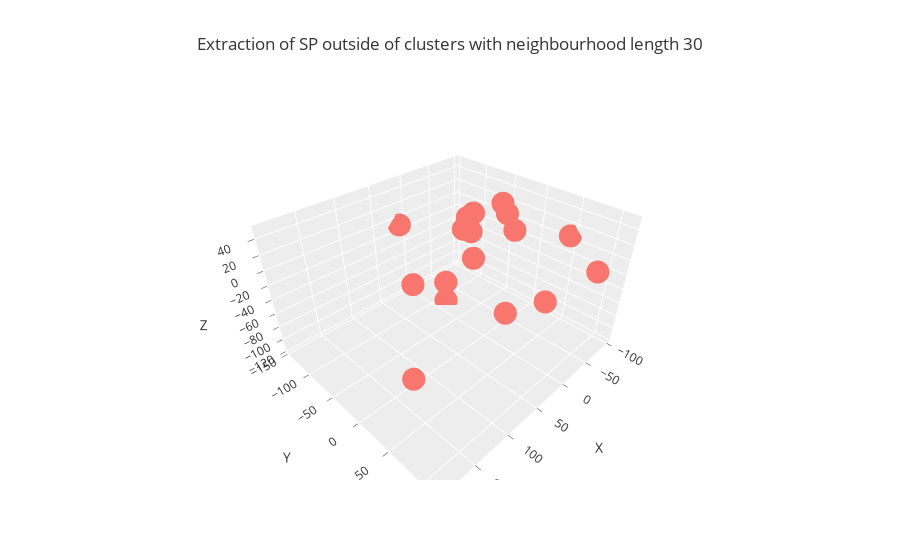

The notebook cell saved with this chart:
### Markdown cell above
With a neighbourhood of radius 30, we obtain 17 maximally diverse SPs as seen below

### Code cell
extract_cluster(30)[2]
extract_cluster(30)[3]

### Figure 1 — Plotly figure (JSON) as saved in the notebook; plotly's stock layout.template omitted (floating-point values rounded to 4 significant figures)
{"data": [{"hovertemplate": "<b>%{hovertext}</b><br><br>X=%{x}<br>Y=%{y}<br>Z=%{z}<extra></extra>", "hovertext": ["sp_O31097_PHYC_BACIU:0-23", "sp_P00648_RNBR_BACAM:0-40", "sp_P29141_SUBV_BACSU:0-33", "sp_P94449_PEL2_BACIU:0-29", "sp_Q45670_THES_BACSJ:0-29", "sp_D4G3R4_WAPA_BACNB:0-50", "sp_P39899_NPRB_BACSU:0-33", "sp_P05806_NPRE_BACCE:0-32", "sp_Q9RMZ0_Y6545_BACAN:0-33", "sp_P05655_SACB_BACSU:0-34", "sp_P39597_EFEN_BACSU:0-50", "sp_Q6YK37_XYNC_BACIU:0-38", "sp_Q03091_BSN1_BACAM:0-31", "sp_O07532_LYTF_BACSU:0-31", "sp_O32041_YRVJ_BACSU:0-32", "sp_P06832_NPRE_BACAM:0-32", "sp_P68569_BDBA_BACSU:0-31"], "legendgroup": "", "marker": {"color": "#F8766D", "opacity": 1, "symbol": "circle"}, "mode": "markers", "name": "", "scene": "scene", "showlegend": false, "type": "scatter3d", "x": [-25.2, 15.5, 3.073, 191.6, -97.82, -36.15, 12.05, -14.21, 45.24, 68.13, 6.247, -44.29, 102.3, 13.77, -21.84, -81.4, -44.77], "y": [2.871, 41.91, -23.39, 86.49, 45.83, -61.44, -24.23, -86.3, 16.45, -2.126, 38.1, -19.39, -16.52, -146.1, -61.89, 34.39, 113.6], "z": [46.45, -52.34, 47.9, 2.44, 6.623, -4.792, 45.23, -116.5, 23.58, -4.81, 50.09, 45.7, 1.626, -7.769, 3.848, -91.1, 9.567]}], "layout": {"legend": {"tracegroupgap": 0}, "scene": {"domain": {"x": [0, 1], "y": [0, 1]}, "xaxis": {"title": {"text": "X"}}, "yaxis": {"title": {"text": "Y"}}, "zaxis": {"title": {"text": "Z"}}}, "title": {"text": "Extraction of SP outside of clusters with neighbourhood length 30"}}}
